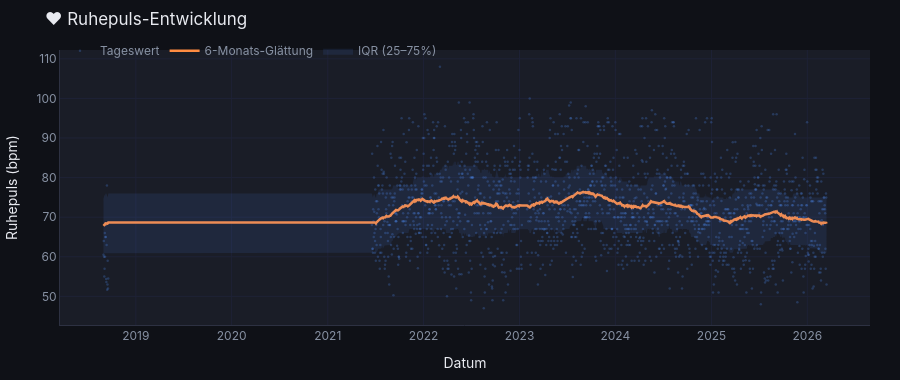

Notebook code cell kept with this figure:
### Markdown cell above
## 4 – Chart 2: Ruhepuls-Trend

### Code cell
fig_hr = go.Figure()

if not df_hr.empty:
    df_hr_s = df_hr.sort_values('datum').copy()

    # Rohwerte als Python-Listen (Scatter, dünn)
    datum_hr   = [str(d.date()) for d in df_hr_s['datum']]
    ruhepuls   = [float(v) if not pd.isna(v) else None
                  for v in df_hr_s['hr_ruhepuls']]

    fig_hr.add_trace(go.Scatter(
        x=datum_hr, y=ruhepuls,
        mode='markers',
        name='Tageswert',
        marker=dict(color=C['blau'], size=2.5, opacity=0.25),
        hovertemplate='%{x}<br>%{y:.0f} bpm<extra></extra>',
    ))

    # 6-Monats-Glättung
    trend_6m = [float(v) if not pd.isna(v) else None
                for v in pd.Series(ruhepuls)
                .rolling(180, min_periods=30, center=True).mean()]
    fig_hr.add_trace(go.Scatter(
        x=datum_hr, y=trend_6m,
        mode='lines',
        name='6-Monats-Glättung',
        line=dict(color=C['orange'], width=2.5),
        hovertemplate='%{x}<br>Trend: %{y:.1f} bpm<extra></extra>',
    ))

    # Konfidenzband (IQR)
    p25 = [float(v) if not pd.isna(v) else None
           for v in pd.Series(ruhepuls)
           .rolling(180, min_periods=30, center=True).quantile(0.25)]
    p75 = [float(v) if not pd.isna(v) else None
           for v in pd.Series(ruhepuls)
           .rolling(180, min_periods=30, center=True).quantile(0.75)]

    fig_hr.add_trace(go.Scatter(
        x=datum_hr + datum_hr[::-1],
        y=p75 + p25[::-1],
        fill='toself',
        fillcolor=f'rgba(79,142,247,0.10)',
        line=dict(color='rgba(0,0,0,0)'),
        name='IQR (25–75%)',
        hoverinfo='skip',
    ))

fig_hr.update_layout(
    **LAYOUT_BASE,
    title='❤️ Ruhepuls-Entwicklung',
    xaxis_title='Datum',
    yaxis_title='Ruhepuls (bpm)',
    height=380,
    legend_orientation='h',
    legend_y=1.05,
    legend_x=0,
)

fig_hr.show()
print("✅ Chart 2 erstellt")

### Figure 1 — Plotly figure (JSON) as saved in the notebook; plotly's stock layout.template omitted (floating-point values rounded to 4 significant figures; data arrays with more than 128 entries replaced by an {"elided": "..."} marker saying what was removed)
{"data": [{"hovertemplate": "%{x}<br>%{y:.0f} bpm<extra></extra>", "marker": {"color": "#4f8ef7", "opacity": 0.25, "size": 2.5}, "mode": "markers", "name": "Tageswert", "type": "scatter", "x": {"elided": "1710 str values"}, "y": {"elided": "1710 float values"}}, {"hovertemplate": "%{x}<br>Trend: %{y:.1f} bpm<extra></extra>", "line": {"color": "#ff8c42", "width": 2.5}, "mode": "lines", "name": "6-Monats-Glättung", "type": "scatter", "x": {"elided": "1710 str values"}, "y": {"elided": "1710 float values"}}, {"fill": "toself", "fillcolor": "rgba(79,142,247,0.10)", "hoverinfo": "skip", "line": {"color": "rgba(0,0,0,0)"}, "name": "IQR (25–75%)", "type": "scatter", "x": {"elided": "3420 str values"}, "y": {"elided": "3420 float values"}}], "layout": {"font": {"color": "#e8eaf0", "family": "Inter, Arial, sans-serif", "size": 12}, "height": 380, "hoverlabel": {"bgcolor": "#1a1d27", "bordercolor": "#2d3142", "font": {"color": "#e8eaf0"}}, "legend": {"bgcolor": "rgba(0,0,0,0)", "bordercolor": "#2d3142", "font": {"color": "#8892a4"}, "orientation": "h", "x": 0, "y": 1.05}, "margin": {"b": 40, "l": 50, "r": 30, "t": 50}, "paper_bgcolor": "#0f1117", "plot_bgcolor": "#1a1d27", "title": {"text": "❤️ Ruhepuls-Entwicklung"}, "xaxis": {"gridcolor": "#1e2236", "linecolor": "#2d3142", "tickcolor": "#2d3142", "tickfont": {"color": "#8892a4"}, "title": {"text": "Datum"}}, "yaxis": {"gridcolor": "#1e2236", "linecolor": "#2d3142", "tickcolor": "#2d3142", "tickfont": {"color": "#8892a4"}, "title": {"text": "Ruhepuls (bpm)"}}}}
